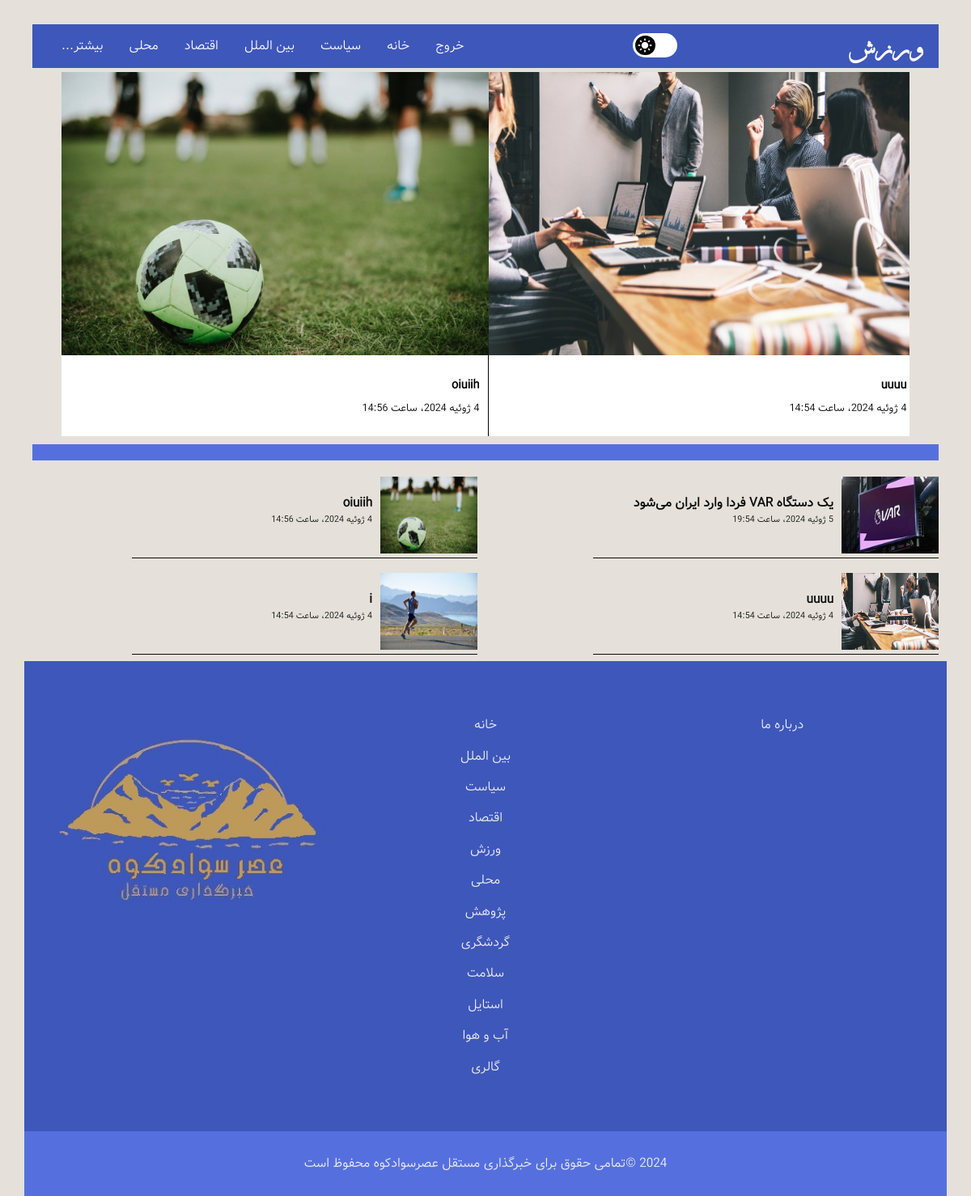
Page /sport/ (signed in) on the committed database.
### news/models.py (models this page shows, shortened)
class Article(models.Model):
    title = models.CharField(max_length=200, verbose_name='عنوان')
    category = models.ForeignKey(Category, on_delete=models.CASCADE, verbose_name='دسته بندی')
    cover_image = models.ImageField(upload_to='static/images', verbose_name='تصویر کاور', null=True, blank=True)
    content = models.TextField(verbose_name='محتوا')
    author = models.CharField(max_length=200, verbose_name='نویسنده')
    created_at = models.DateTimeField(auto_now_add=True, verbose_name='تاریخ ایجاد')
    slide_show = models.BooleanField(default=False, verbose_name='نمایش خبر در اسلایدر دسته بندی')
    is_urgent = models.BooleanField(default=False, verbose_name='نمایش خبر در اسلایدر صفحه اصلی')
    slug = models.SlugField(max_length=200, db_index=True, allow_unicode=True ,verbose_name='عنوان در url')
    is_active = models.BooleanField(default=False, verbose_name='قابل مشاهده / غیرقابل مشاهده')
    class Meta:
        verbose_name = 'خبر'
        verbose_name_plural = 'اخبار'

### news/views.py (the view)
# urls.py: path('sport/', views.SportListView.as_view(), name='sport-page'),
class SportListView(ListView):
    template_name = 'news/sport.html'
    model = Article
    context_object_name = 'news'
    ordering = ['created_at']
    def get_queryset(self):
        return Article.objects.filter(category__url_title="sport").filter(is_active=True).order_by('-id')

### template/news/sport.html (shortened to what this page needs)
{% load static %}
<!DOCTYPE html>
<html class="no-js" lang="fa" dir="rtl">
<head>
    <link href="https://stackpath.bootstrapcdn.com/font-awesome/4.7.0/css/font-awesome.min.css" rel="stylesheet"
>
    <link rel="stylesheet" href="{% static 'css/normalize.css' %}">
    <link rel="stylesheet" href="{% static 'css/main.css' %}">
</head>
<body id="top" class="body_color">
    <div class="content-wrap main_color">
        <header role="banner">
          <section class="nav-section content_color1">
            <div class="logo">
              <a href="{% url 'home_page' %}" title="Frivizn logo">ورزش</a>
            </div>
            <div id="DL_mode" class="bg_white">
              <div id="DL_btn" class="bg_black">
                  <img id="DL_status" src="{% static 'images/light.png' %}" alt="">
              </div>
            </div>
            <nav class="nav-menu" role="navigation">
              <ul class="nav-links">
                {% if request.user.is_authenticated %}
                  <li><a href="{% url 'logout_page' %}" title="logout">خروج</a></li>
                {% else %}
                  <li><a href="{% url 'register_page' %}" title="register">ورود / ثبت نام</a></li>
                {% endif %}
                <li><a href="{% url 'home_page' %}" title="Home">خانه</a></li>
                <li><a href="{% url 'politics-page' %}" title="Politics">سیاست</a></li>
                <li><a href="{% url 'world-page' %}" title="Business">بین الملل</a></li>
                <li><a href="{% url 'economy-page' %}" title="Business">اقتصاد</a></li>
                <li><a href="{% url 'local-page' %}" title="Entertainment">محلی</a></li>
                <li>
                  <a title="More">بیشتر...<span class="dropdown-toggle" aria-expanded="false"></span>
                    <span class="screen-reader-text">Expand child menu</span></a>
                </li>
              </ul>
            </nav>
          </section>
        </header>
        <main class="main" role="main">
          <section class="slider">
            <div class="main_container">
                <div class="slide_container" id="slide_container">
                    <div id="slides" class="slides">
                      {% for new in news %}
                        {% if new.slide_show %}
                          <a href="{% url 'article-detail' pk=new.id  %}">
                            <div class="slide" id="slide11">
                                <img src="{{ new.cover_image.url }}">
                                <div class="news_details">
                                  <h3>{{ new.title }}</h3>
                                  <p>{{ new.created_at }}</p>
                                </div>
                            </div>
                          </a>
                        {% endif %}
                      {% endfor %}
                    </div>
                </div>
            </div>
          </section>
          <section class="news" id="container">
            <h2 class="content_color2"></h2>
            {% for new in news %}
                <div class="story">
                  <a href="{% url 'article-detail' pk=new.id  %}">
                    <div class="story-img">
                {% if new.cover_image %}
                    <img src="{{ new.cover_image.url }}" alt="">
                {% else %}
                    <img src="{% static 'images/business4.jpg' %}" alt="news">
                {% endif %}
                    </div>
                    <div class="story-headline">
                      <h3 class="color_b">{{ new.title }}</h3>
                      <p class="exact-time color_b">{{ new.created_at }}</p>
                    </div>
                  </a>
                </div>
            {% endfor %}
          </section>
        </main>
        <div class="footer-links content_color1">
          <ul class="main-footer-links">
            <li><a href="{% url 'home_page' %}" title="Home">خانه</a></li>
            <li><a href="{% url 'world-page' %}" title="world">بین الملل</a></li>
            <li><a href="{% url 'politics-page' %}" title="Politics">سیاست</a></li>
            <li><a href="{% url 'economy-page' %}" title="Business">اقتصاد</a></li>
            <li><a href="{% url 'sport-page' %}" title="Sport">ورزش</a></li>
            <li><a href="{% url 'local-page' %}" title="Entertainment">محلی</a></li>
            <li><a href="{% url 'science-page' %}" title="Science">پژوهش</a></li>
            <li><a href="{% url 'travel-page' %}" title="Travel">گردشگری</a></li>
            <li><a href="{% url 'health-page' %}" title="Health">سلامت</a></li>
            <li><a href="{% url 'style-page' %}" title="Style">استایل</a></li>
            <li><a href="{% url 'weather-page' %}" title="Weather">آب و هوا</a></li>
            <li><a href="{% url 'gallery-page' %}" title="Video">گالری</a></li>
          </ul>
          <ul class="info-links">
            <li><a href="{% url 'about_page' %}" title="About Us">درباره ما</a></li>
          </ul>
          <img class="footer-logo" src="{% static 'images/logo.jpg' %}" alt="">
        </div>
        <footer class="content_color2" role="contentinfo">
          <p class="content_color2">2024 &copy;تمامی حقوق برای خبرگذاری مستقل عصرسوادکوه محفوظ است</p>
        </footer>
    </div>
</body>
</html>

### rows in the picture
Article: cover_image (picture), title "oiuiih", created_at "4 ژوئیه 2024، ساعت 14:56"
Article: cover_image (picture), title "uuuu", created_at "4 ژوئیه 2024، ساعت 14:54"
Article: cover_image (picture), title "یک دستگاه VAR فردا وارد ایران می‌شود", created_at "5 ژوئیه 2024، ساعت 19:54"
Article: cover_image (picture), title "i", created_at "4 ژوئیه 2024، ساعت 14:54"
